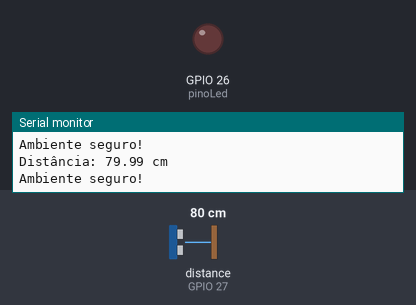
This sketch was run on a simulated ESP32. On the bench: output pins drawn as LEDs (lit = HIGH), the last lines printed to the serial monitor. Wiring (from diagram.json): ultrasonic range finder: trigger GPIO 25; echo GPIO 27. Inputs (shaded band) come from the test bench; at power-on: distance to the obstacle (sensor on GPIO 27) 80 cm. The echo pulse lasts 58.3 µs per cm; pins used as bus, display or sensor lines are not drawn.

Above: at 3.8 s.
3.9 s: distance to the obstacle (sensor on GPIO 27) set to 22 cm
7.8 s: distance to the obstacle (sensor on GPIO 27) set to 19 cm
At 9.8 s:
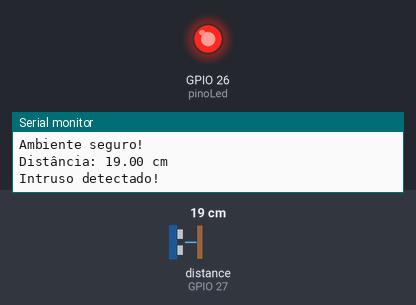
11.7 s: distance to the obstacle (sensor on GPIO 27) set to 35 cm
At 14.2 s:
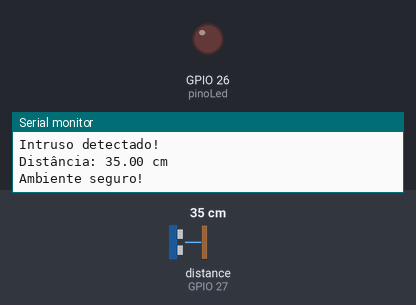
15.6 s: distance to the obstacle (sensor on GPIO 27) set to 2 cm
At 16.5 s:
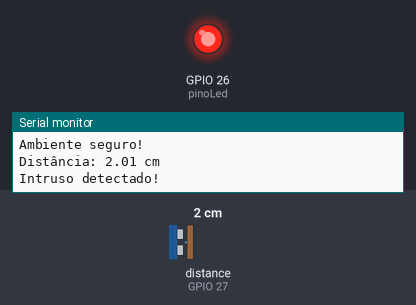
Timing chart, 0 to 18.6 s (numbered marks = the images above; inputs shaded):
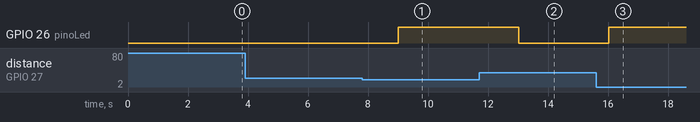

Measured:
- the behaviour switches between 21 and 20 cm on distance to the obstacle (sensor on GPIO 27) (found by bisection; images 0 and 1)
- after the input at 7.8 s, GPIO 26 (pinoLed): LOW → HIGH after 1.2 s
- after the input at 11.7 s, GPIO 26 (pinoLed): HIGH → LOW after 1.3 s
- after the input at 15.6 s, GPIO 26 (pinoLed): LOW → HIGH after 0.42 s

The sketch:

codigo.ino
```cpp
// Pinos

const int pinoTrig = 25;
const int pinoEcho = 27;
const int pinoLed = 26;

// Função
float obter_distancia();

void setup() {
  Serial.begin(115200);

  pinMode(pinoTrig, OUTPUT);
  pinMode(pinoEcho, INPUT);
  pinMode(pinoLed, OUTPUT);

  digitalWrite(pinoTrig, LOW);
}

void loop() {
  float distancia = obter_distancia();

  Serial.print("Distância: ");
  Serial.print(distancia);
  Serial.println(" cm");

  if(distancia > 0 && distancia <= 20) {
    Serial.println("Intruso detectado!");
    digitalWrite(pinoLed, HIGH);
    delay(1000);
  }
    else{
      Serial.println("Ambiente seguro!");
      digitalWrite(pinoLed, LOW);
  }

  delay(3000);
}

//Medir a distância
float obter_distancia() {
  digitalWrite(pinoTrig, LOW);
  delayMicroseconds(2);
  digitalWrite(pinoTrig, HIGH);
  delayMicroseconds(10);
  digitalWrite(pinoTrig, LOW);

  long duracao = pulseIn(pinoEcho, HIGH, 30000);

  float distancia = (duracao / 2.0) * 0.0343;

  return distancia;
}
```
